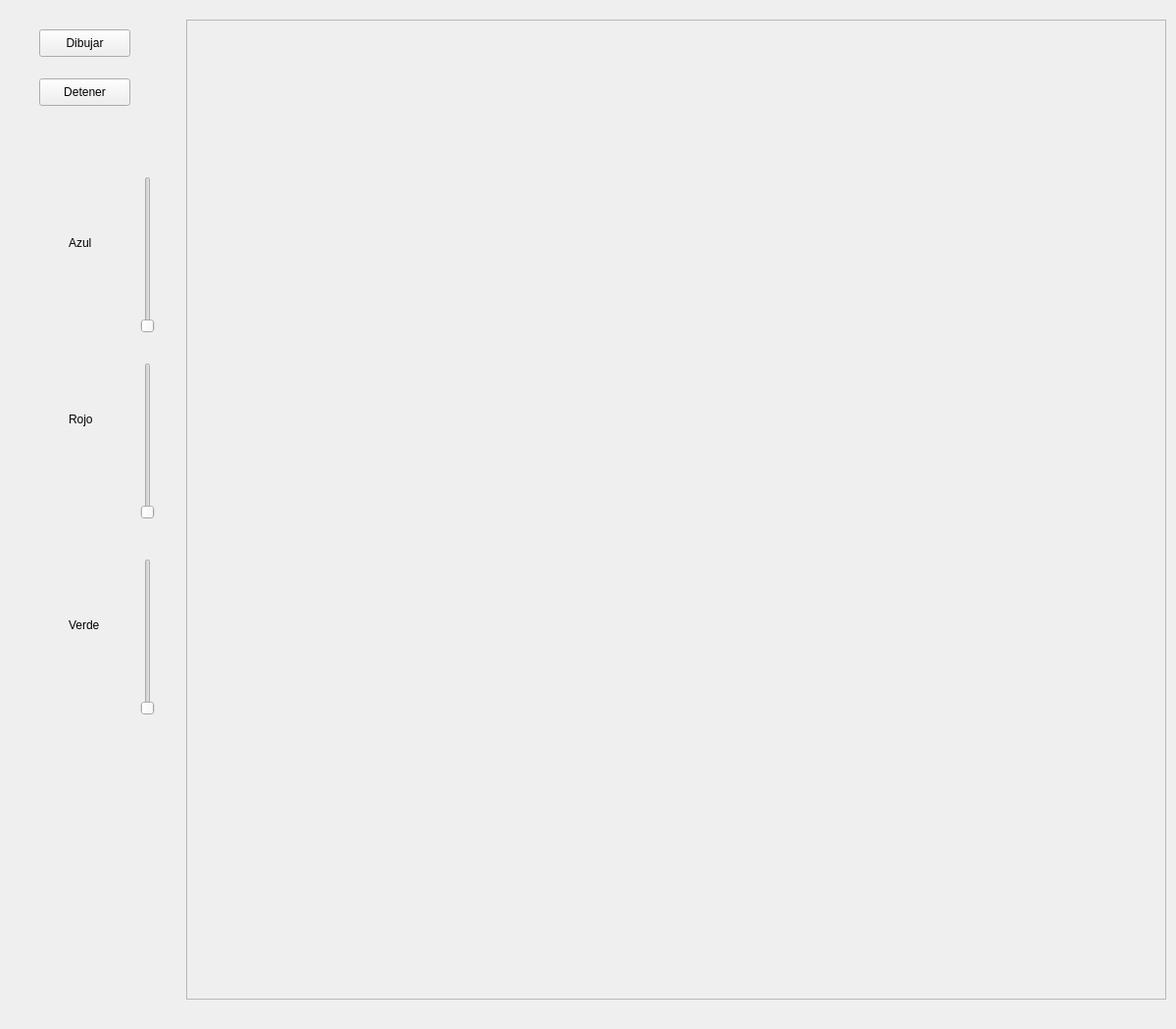
<?xml version="1.0" encoding="UTF-8"?>
<ui version="4.0">
 <class>Ventana</class>
 <widget class="QWidget" name="Ventana">
  <property name="geometry">
   <rect>
    <x>0</x>
    <y>0</y>
    <width>1200</width>
    <height>1050</height>
   </rect>
  </property>
  <property name="windowTitle">
   <string>Form</string>
  </property>
  <widget class="QFrame" name="frame">
   <property name="geometry">
    <rect>
     <x>190</x>
     <y>20</y>
     <width>1000</width>
     <height>1000</height>
    </rect>
   </property>
   <property name="frameShape">
    <enum>QFrame::StyledPanel</enum>
   </property>
   <property name="frameShadow">
    <enum>QFrame::Raised</enum>
   </property>
  </widget>
  <widget class="QPushButton" name="btnDibujar">
   <property name="geometry">
    <rect>
     <x>40</x>
     <y>30</y>
     <width>93</width>
     <height>28</height>
    </rect>
   </property>
   <property name="text">
    <string>Dibujar</string>
   </property>
  </widget>
  <widget class="QPushButton" name="btnDetener">
   <property name="geometry">
    <rect>
     <x>40</x>
     <y>80</y>
     <width>93</width>
     <height>28</height>
    </rect>
   </property>
   <property name="text">
    <string>Detener</string>
   </property>
  </widget>
  <widget class="QSlider" name="slAzul">
   <property name="geometry">
    <rect>
     <x>140</x>
     <y>180</y>
     <width>22</width>
     <height>160</height>
    </rect>
   </property>
   <property name="maximum">
    <number>255</number>
   </property>
   <property name="orientation">
    <enum>Qt::Vertical</enum>
   </property>
  </widget>
  <widget class="QLabel" name="label">
   <property name="geometry">
    <rect>
     <x>70</x>
     <y>240</y>
     <width>55</width>
     <height>16</height>
    </rect>
   </property>
   <property name="text">
    <string>Azul</string>
   </property>
  </widget>
  <widget class="QLabel" name="label_2">
   <property name="geometry">
    <rect>
     <x>70</x>
     <y>420</y>
     <width>55</width>
     <height>16</height>
    </rect>
   </property>
   <property name="text">
    <string>Rojo</string>
   </property>
  </widget>
  <widget class="QSlider" name="slRojo">
   <property name="geometry">
    <rect>
     <x>140</x>
     <y>370</y>
     <width>22</width>
     <height>160</height>
    </rect>
   </property>
   <property name="maximum">
    <number>255</number>
   </property>
   <property name="orientation">
    <enum>Qt::Vertical</enum>
   </property>
  </widget>
  <widget class="QSlider" name="slVerde">
   <property name="geometry">
    <rect>
     <x>140</x>
     <y>570</y>
     <width>22</width>
     <height>160</height>
    </rect>
   </property>
   <property name="maximum">
    <number>255</number>
   </property>
   <property name="orientation">
    <enum>Qt::Vertical</enum>
   </property>
  </widget>
  <widget class="QLabel" name="label_3">
   <property name="geometry">
    <rect>
     <x>70</x>
     <y>630</y>
     <width>55</width>
     <height>16</height>
    </rect>
   </property>
   <property name="text">
    <string>Verde</string>
   </property>
  </widget>
 </widget>
 <resources/>
 <connections/>
</ui>
